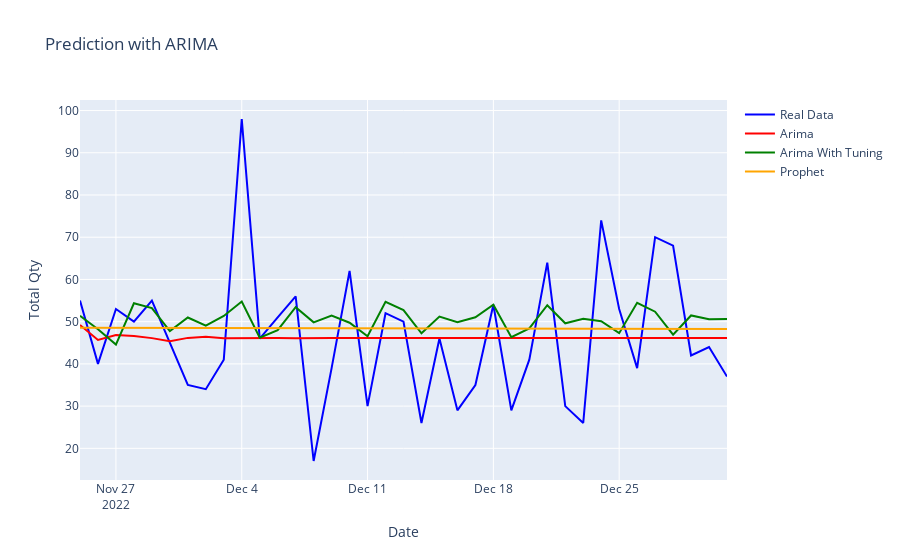

Here is the notebook cell this chart was saved with:
### Code cell
import plotly.graph_objects as go

# Create the figure
fig = go.Figure()

fig.add_trace(go.Scatter(x=result_total_qty.index, y=result_total_qty['value'], mode='lines', name='Real Data', line=dict(color='blue')))
fig.add_trace(go.Scatter(x=result_total_qty.index, y=result_total_qty['Arima'], mode='lines', name='Arima', line=dict(color='red')))
fig.add_trace(go.Scatter(x=result_total_qty.index, y=result_total_qty['Arima Tuning'], mode='lines', name='Arima With Tuning', line=dict(color='green')))
fig.add_trace(go.Scatter(x=result_total_qty.index, y=result_total_qty['Prophet'], mode='lines', name='Prophet', line=dict(color='orange')))

# Update the layout
fig.update_layout(title='Prediction with ARIMA',
                  xaxis_title='Date',
                  yaxis_title='Total Qty',
                  showlegend=True)

# Show the plot
fig.show()
